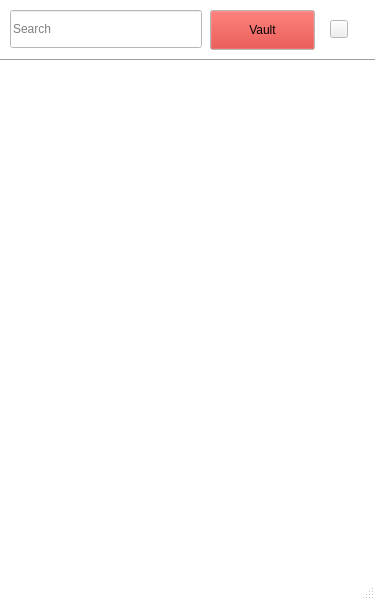
<?xml version="1.0" encoding="UTF-8"?>
<ui version="4.0">
 <class>MainWindow</class>
 <widget class="QMainWindow" name="MainWindow">
  <property name="geometry">
   <rect>
    <x>0</x>
    <y>0</y>
    <width>375</width>
    <height>600</height>
   </rect>
  </property>
  <property name="sizePolicy">
   <sizepolicy hsizetype="Fixed" vsizetype="Fixed">
    <horstretch>0</horstretch>
    <verstretch>0</verstretch>
   </sizepolicy>
  </property>
  <property name="minimumSize">
   <size>
    <width>375</width>
    <height>600</height>
   </size>
  </property>
  <property name="maximumSize">
   <size>
    <width>375</width>
    <height>600</height>
   </size>
  </property>
  <property name="palette">
   <palette>
    <active>
     <colorrole role="Base">
      <brush brushstyle="SolidPattern">
       <color alpha="255">
        <red>255</red>
        <green>255</green>
        <blue>255</blue>
       </color>
      </brush>
     </colorrole>
     <colorrole role="Window">
      <brush brushstyle="SolidPattern">
       <color alpha="255">
        <red>255</red>
        <green>255</green>
        <blue>255</blue>
       </color>
      </brush>
     </colorrole>
    </active>
    <inactive>
     <colorrole role="Base">
      <brush brushstyle="SolidPattern">
       <color alpha="255">
        <red>255</red>
        <green>255</green>
        <blue>255</blue>
       </color>
      </brush>
     </colorrole>
     <colorrole role="Window">
      <brush brushstyle="SolidPattern">
       <color alpha="255">
        <red>255</red>
        <green>255</green>
        <blue>255</blue>
       </color>
      </brush>
     </colorrole>
    </inactive>
    <disabled>
     <colorrole role="Base">
      <brush brushstyle="SolidPattern">
       <color alpha="255">
        <red>255</red>
        <green>255</green>
        <blue>255</blue>
       </color>
      </brush>
     </colorrole>
     <colorrole role="Window">
      <brush brushstyle="SolidPattern">
       <color alpha="255">
        <red>255</red>
        <green>255</green>
        <blue>255</blue>
       </color>
      </brush>
     </colorrole>
    </disabled>
   </palette>
  </property>
  <property name="windowTitle">
   <string>MainWindow</string>
  </property>
  <widget class="QWidget" name="centralwidget">
   <property name="palette">
    <palette>
     <active>
      <colorrole role="Base">
       <brush brushstyle="SolidPattern">
        <color alpha="255">
         <red>255</red>
         <green>255</green>
         <blue>255</blue>
        </color>
       </brush>
      </colorrole>
      <colorrole role="Window">
       <brush brushstyle="SolidPattern">
        <color alpha="255">
         <red>255</red>
         <green>255</green>
         <blue>255</blue>
        </color>
       </brush>
      </colorrole>
      <colorrole role="AlternateBase">
       <brush brushstyle="SolidPattern">
        <color alpha="255">
         <red>255</red>
         <green>255</green>
         <blue>255</blue>
        </color>
       </brush>
      </colorrole>
     </active>
     <inactive>
      <colorrole role="Base">
       <brush brushstyle="SolidPattern">
        <color alpha="255">
         <red>255</red>
         <green>255</green>
         <blue>255</blue>
        </color>
       </brush>
      </colorrole>
      <colorrole role="Window">
       <brush brushstyle="SolidPattern">
        <color alpha="255">
         <red>255</red>
         <green>255</green>
         <blue>255</blue>
        </color>
       </brush>
      </colorrole>
      <colorrole role="AlternateBase">
       <brush brushstyle="SolidPattern">
        <color alpha="255">
         <red>255</red>
         <green>255</green>
         <blue>255</blue>
        </color>
       </brush>
      </colorrole>
     </inactive>
     <disabled>
      <colorrole role="Base">
       <brush brushstyle="SolidPattern">
        <color alpha="255">
         <red>255</red>
         <green>255</green>
         <blue>255</blue>
        </color>
       </brush>
      </colorrole>
      <colorrole role="Window">
       <brush brushstyle="SolidPattern">
        <color alpha="255">
         <red>255</red>
         <green>255</green>
         <blue>255</blue>
        </color>
       </brush>
      </colorrole>
      <colorrole role="AlternateBase">
       <brush brushstyle="SolidPattern">
        <color alpha="255">
         <red>255</red>
         <green>255</green>
         <blue>255</blue>
        </color>
       </brush>
      </colorrole>
     </disabled>
    </palette>
   </property>
   <widget class="QPushButton" name="vault_btn">
    <property name="geometry">
     <rect>
      <x>210</x>
      <y>10</y>
      <width>105</width>
      <height>40</height>
     </rect>
    </property>
    <property name="palette">
     <palette>
      <active>
       <colorrole role="Button">
        <brush brushstyle="SolidPattern">
         <color alpha="255">
          <red>255</red>
          <green>255</green>
          <blue>255</blue>
         </color>
        </brush>
       </colorrole>
       <colorrole role="Base">
        <brush brushstyle="SolidPattern">
         <color alpha="255">
          <red>211</red>
          <green>45</green>
          <blue>39</blue>
         </color>
        </brush>
       </colorrole>
      </active>
      <inactive>
       <colorrole role="Button">
        <brush brushstyle="SolidPattern">
         <color alpha="255">
          <red>211</red>
          <green>45</green>
          <blue>39</blue>
         </color>
        </brush>
       </colorrole>
       <colorrole role="Base">
        <brush brushstyle="SolidPattern">
         <color alpha="255">
          <red>255</red>
          <green>255</green>
          <blue>255</blue>
         </color>
        </brush>
       </colorrole>
      </inactive>
      <disabled>
       <colorrole role="Button">
        <brush brushstyle="SolidPattern">
         <color alpha="255">
          <red>211</red>
          <green>45</green>
          <blue>39</blue>
         </color>
        </brush>
       </colorrole>
       <colorrole role="Base">
        <brush brushstyle="SolidPattern">
         <color alpha="255">
          <red>255</red>
          <green>255</green>
          <blue>255</blue>
         </color>
        </brush>
       </colorrole>
      </disabled>
     </palette>
    </property>
    <property name="text">
     <string>Vault</string>
    </property>
    <property name="icon">
     <iconset>
      <normaloff>../assets/images/vault_arrows.png</normaloff>../assets/images/vault_arrows.png</iconset>
    </property>
    <property name="autoRepeat">
     <bool>false</bool>
    </property>
   </widget>
   <widget class="QPushButton" name="plus_button">
    <property name="geometry">
     <rect>
      <x>500</x>
      <y>20</y>
      <width>41</width>
      <height>31</height>
     </rect>
    </property>
    <property name="text">
     <string/>
    </property>
    <property name="icon">
     <iconset>
      <normaloff>../assets/images/plus_png.png</normaloff>../assets/images/plus_png.png</iconset>
    </property>
   </widget>
   <widget class="Line" name="line">
    <property name="geometry">
     <rect>
      <x>0</x>
      <y>50</y>
      <width>591</width>
      <height>20</height>
     </rect>
    </property>
    <property name="orientation">
     <enum>Qt::Horizontal</enum>
    </property>
   </widget>
   <widget class="QLineEdit" name="lineEdit">
    <property name="geometry">
     <rect>
      <x>10</x>
      <y>10</y>
      <width>192</width>
      <height>38</height>
     </rect>
    </property>
    <property name="sizePolicy">
     <sizepolicy hsizetype="Minimum" vsizetype="Fixed">
      <horstretch>0</horstretch>
      <verstretch>0</verstretch>
     </sizepolicy>
    </property>
    <property name="cursor">
     <cursorShape>IBeamCursor</cursorShape>
    </property>
    <property name="autoFillBackground">
     <bool>false</bool>
    </property>
    <property name="text">
     <string/>
    </property>
    <property name="maxLength">
     <number>100</number>
    </property>
    <property name="frame">
     <bool>true</bool>
    </property>
    <property name="placeholderText">
     <string>Search</string>
    </property>
    <property name="clearButtonEnabled">
     <bool>true</bool>
    </property>
   </widget>
   <widget class="QPushButton" name="pushButton_2">
    <property name="geometry">
     <rect>
      <x>330</x>
      <y>20</y>
      <width>18</width>
      <height>18</height>
     </rect>
    </property>
    <property name="text">
     <string/>
    </property>
    <property name="icon">
     <iconset>
      <normaloff>../assets/images/plus_png.png</normaloff>../assets/images/plus_png.png</iconset>
    </property>
   </widget>
  </widget>
  <widget class="QStatusBar" name="statusbar"/>
 </widget>
 <resources/>
 <connections/>
</ui>
